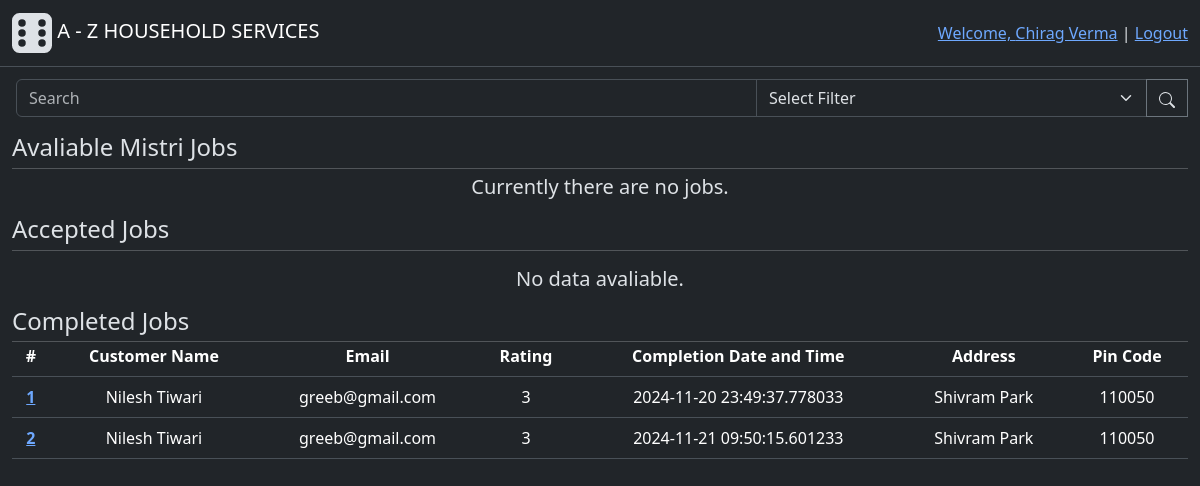
/professional (signed in), run on an earlier commit of the app's database.
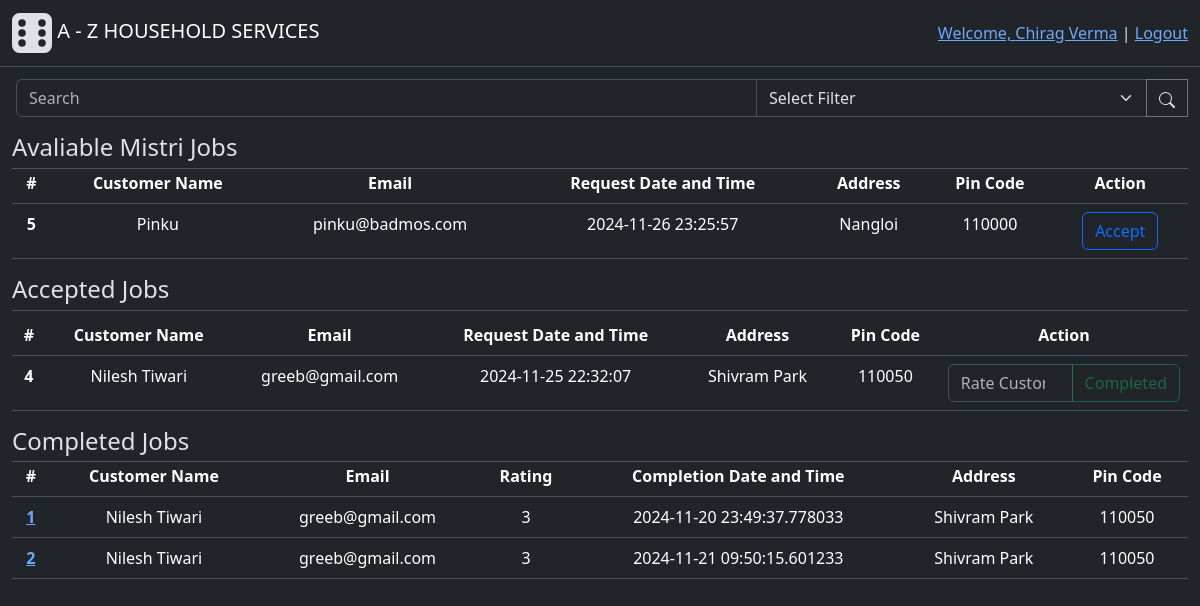
And on a later commit of the database.
### backend/modals.py (models this page shows, shortened)
class ServiceRequest(db.Model):
    id = db.Column(db.Integer(), primary_key=True)
    service_id = db.Column(db.Integer(), db.ForeignKey("service.id"), nullable=False) # Foreign Key - Service table
    customer_id = db.Column(db.Integer(), db.ForeignKey("user.id"), nullable=False) #Foreign key - from User(Customer) table
    professional_id = db.Column(db.Integer(), db.ForeignKey("professional.id")) # Foreign Key - Professional table, One professional for one job
    start_date = db.Column(db.DateTime(), nullable=False, default=datetime.now().replace(microsecond=0)) # datetime.now():get current time
    end_date = db.Column(db.DateTime())
    status = db.Column(db.Integer(), nullable=False, default=0) # 0-requested, 1-accepted, 2-completed at users-end, 3-completed at professionals-end
    rating = db.Column(db.Integer()) # Mandatory to give ratings for closing the job
    remarks = db.Column(db.String(500))
    professional = db.relationship("Professional", backref="service_requests", lazy=True)

class User(db.Model, UserMixin):
    id = db.Column(db.Integer(), primary_key=True)
    email = db.Column(db.String(60), unique=True, nullable=False)
    password = db.Column(db.String(), nullable=False)
    role = db.Column(db.Integer(), nullable=False, default=1) # 0-Admin, 1-Customer, 2-Professional
    name = db.Column(db.String(30), nullable=False)
    address = db.Column(db.String(100), nullable=False)
    pincode = db.Column(db.Integer(), nullable=False)
    status = db.Column(db.Integer(), nullable=False, default=1) # 0-inactive, 1-active
    rating = db.Column(db.Integer(), default=0)
    service_requests = db.relationship("ServiceRequest", cascade="all, delete", backref="customer", lazy=True) # For accessing all the service requests created by a user(customer)
    professional_info = db.relationship("Professional", cascade="all, delete", backref="user", uselist=False) # one to one relation for accessing futher professional info
    def capitalised_name(self):
        return self.name.title()

### backend/controllers.py (the view)
@app.route("/professional", methods=["GET", "POST"])
def professional_page():
    service_type_id = current_user.professional_info.service_type # Accessing current user's service type(id)
    requested_service_requests = ServiceRequest.query.filter(ServiceRequest.service_id==service_type_id, ServiceRequest.status==0).all()
    accepted_service_requests = ServiceRequest.query.filter(ServiceRequest.professional_id==current_user.professional_info.id, or_(ServiceRequest.status==1, ServiceRequest.status==2)).all()
    completed_service_requests = ServiceRequest.query.filter(ServiceRequest.professional_id==current_user.professional_info.id, ServiceRequest.status==3).all()
    return render_template("professional_dashboard.html", requested_service_requests=requested_service_requests, accepted_service_requests=accepted_service_requests, completed_service_requests=completed_service_requests)

### app.py (called while the page is built)
def setup_app(): #Initializations
    app = Flask(__name__)
    app.config["SQLALCHEMY_DATABASE_URI"] = "sqlite:///household_services.sqlite3" # Database file name
    app.config["SECRET_KEY"] = "123456"
    db.init_app(app) # Connecting database to flask app
    app.app_context().push() #Direct access to other modules
    login_manager = LoginManager(app) # For manageing user sessions
    login_manager.login_view = "login_page" # Redirect to "login_page" route funtion if some try to access restricted route
    login_manager.login_message_category = "info"
    @login_manager.user_loader
    def load_user(user_id):
        return User.query.get(int(user_id))
    app.debug=True

### templates/professional_dashboard.html (shortened to what this page needs)
{% extends "base.html" %}
{% block content %}
    <div class="main">
        <div class="row">
            <div class="input-group">
                    <input style="width: 400px;" type="text" class="form-control ms-1" placeholder="Search">
                    <select class="form-select">
                        <option selected>Select Filter</option>
                      </select>
                    <button style="border-radius: 0;" class="btn btn-outline-secondary" type="button">
                        <img  src="/static/image/icons/search.svg">
                    </button>
            </div>
        </div>
         {% include "includes/pro_avaliable_jobs.html" %}
         {% include "includes/pro_accepted_jobs.html" %}
         {% include "includes/pro_completed_jobs.html" %}
    </div>
    <div style="height: 1000px;"></div>
{% endblock %}

### templates/includes/pro_avaliable_jobs.html
<h4 style="margin-bottom: -10px;" class="h4 text-start mt-3">Avaliable {{current_user.professional_info.service.name}} Jobs</h4>
<hr style="margin-bottom:  -10px;" class="divider">
{% if requested_service_requests %}
    <table class="table mt-1">
        <thead>
        <tr>
            <th scope="col">#</th>
            <th scope="col">Customer Name</th>
            <th scope="col">Email</th>
            <th scope="col">Request Date and Time</th>
            <th scope="col">Address</th>
            <th scope="col">Pin Code</th>
            <th scope="col">Action</th>
        </tr>
        </thead>
        <tbody>
            {% for requested_service_request in requested_service_requests %}
                <tr>
                    <th scope="row">{{requested_service_request.id}}</th>
                    <td>{{requested_service_request.customer.name}}</td>
                    <td>{{requested_service_request.customer.email}}</td>
                    <td>{{requested_service_request.start_date}}</td>
                    <td>{{requested_service_request.customer.address}}</td>
                    <td>{{requested_service_request.customer.pincode}}</td>
                    <td>
                        <form action="{{ url_for('accept_request', request_id=requested_service_request.id)}}" method="POST">
                            <button type="submit" class="btn btn-outline-primary">Accept</button>
                        </form>
                    </td>
                </tr>
            {% endfor %}
        </tbody>
    </table>
{% else %}
    <div class="h5 mt-3">Currently there are no jobs.</div>
{% endif %}

### templates/includes/pro_accepted_jobs.html
<h4 style="margin-bottom: -10px;" class="h4 text-start mt-3">Accepted Jobs</h4>
<hr style="margin-bottom:  0;" class="divider">
{% if accepted_service_requests %}
    <table class="table mt-1">
        <thead>
        <tr>
            <th scope="col">#</th>
            <th scope="col">Customer Name</th>
            <th scope="col">Email</th>
            <th scope="col">Request Date and Time</th>
            <th scope="col">Address</th>
            <th scope="col">Pin Code</th>
            <th scope="col">Action</th>
        </tr>
        </thead>
        <tbody>
            {% for accepted_service_request in accepted_service_requests %}
                <tr>
                    <th scope="row">{{accepted_service_request.id}}</th>
                    <td>{{accepted_service_request.customer.name}}</td>
                    <td>{{accepted_service_request.customer.email}}</td>
                    <td>{{accepted_service_request.start_date}}</td>
                    <td>{{accepted_service_request.customer.address}}</td>
                    <td>{{accepted_service_request.customer.pincode}}</td>
                    <td>
                        <form action="{{ url_for('service_completed', service_request_id=accepted_service_request.id)}}" method="POST">
                            <div class="input-group">
                                <input style="width: 71px;" type="number" class="form-control" name="rating" placeholder="Rate Customer" min="0", max="5", required>
                                <button type="submit" class="btn btn-outline-success" {{ "disabled" if accepted_service_request.status==1  }} >Completed</button>
                            </div>
                        </form>
                    </td>
                </tr>
            {% endfor %}
        </tbody>
    </table>
{% else %}
    <div class="h5 mt-3">No data avaliable.</div>
{% endif %}

### templates/includes/pro_completed_jobs.html
<h4 style="margin-bottom: -10px;" class="h4 text-start mt-3">Completed Jobs</h4>
<hr style="margin-bottom:  -10px;" class="divider">
{% if completed_service_requests %}
    <table class="table mt-1">
        <thead>
        <tr>
            <th scope="col">#</th>
            <th scope="col">Customer Name</th>
            <th scope="col">Email</th>
            <th scope="col">Rating</th>
            <th scope="col">Completion Date and Time</th>
            <th scope="col">Address</th>
            <th scope="col">Pin Code</th>
        </tr>
        </thead>
        <tbody>
            {% for completed_service_request in completed_service_requests %}
                <tr>
                    <th scope="row">
                        <a href="{{ url_for('service_request_info', id=completed_service_request.id)}}">
                            {{completed_service_request.id}}
                        </a>
                    </th>
                    <td>{{completed_service_request.customer.name}}</td>
                    <td>{{completed_service_request.customer.email}}</td>
                    <td>{{completed_service_request.customer.rating}}</td>
                    <td>{{completed_service_request.end_date}}</td>
                    <td>{{completed_service_request.customer.address}}</td>
                    <td>{{completed_service_request.customer.pincode}}</td>
                </tr>
            {% endfor %}
        </tbody>
    </table>
{% else %}
    <div class="h5 mt-3">No data available.</div>
{% endif %}

What changed in the data, as far as the page shows it:
added ServiceRequest: id "5", customer.name "Pinku", customer.email "pinku@badmos.com", start_date "2024-11-26 23:25:57", customer.address "Nangloi", customer.pincode "110000", shown under "Avaliable Mistri Jobs"
added ServiceRequest: id "4", customer.name "Nilesh Tiwari", customer.email "greeb@gmail.com", start_date "2024-11-25 22:32:07", customer.address "Shivram Park", customer.pincode "110050", shown under "Accepted Jobs"
Also different on the page:
text no longer shown: "Currently there are no jobs. No data avaliable."
text now shown: "# Customer Name Email Request Date and Time Address Pin Code Action # Customer Name Email Request Date and Time Address Pin Code Action"
